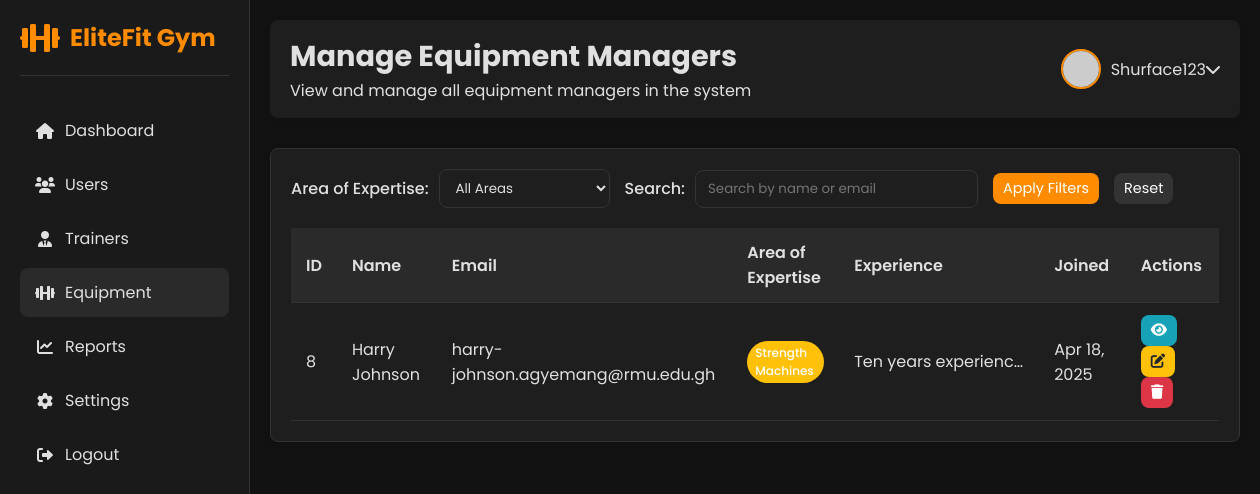
The app's page /Public/admin/equipment-managers.php (signed in) with its own data.
### tables this page shows
CREATE TABLE IF NOT EXISTS `users` (
  `id` int NOT NULL AUTO_INCREMENT,
  `name` varchar(100) NOT NULL,
  `email` varchar(100) NOT NULL,
  `password` varchar(255) NOT NULL,
  `role` enum('Member','Trainer','Admin','EquipmentManager') NOT NULL,
  `experience_level` varchar(50) DEFAULT NULL,
  `fitness_goals` text,
  `preferred_routines` text,
  `created_at` timestamp NULL DEFAULT CURRENT_TIMESTAMP,
  `height` varchar(20) DEFAULT NULL,
  `weight` decimal(5,2) DEFAULT NULL,
  `date_of_birth` date DEFAULT NULL,
  `profile_image` varchar(255) DEFAULT NULL,
  `phone` varchar(20) DEFAULT NULL,
  `locked_until` datetime DEFAULT NULL,
  `failed_attempts` int DEFAULT '0',
  PRIMARY KEY (`id`),
  UNIQUE KEY `email` (`email`),
  KEY `idx_locked_until` (`locked_until`)
);

### Public/admin/equipment-managers.php (the view, shortened to what this page needs)
<?php
$userName = $_SESSION['name'];
$search = isset($_GET['search']) ? $_GET['search'] : '';
$page = isset($_GET['page']) ? (int)$_GET['page'] : 1;
$perPage = 10;
$offset = ($page - 1) * $perPage;
$conn = connectDB();
$query = "SELECT id, name, email, experience_level AS expertise, fitness_goals AS experience, preferred_routines AS certifications, created_at FROM users WHERE role = 'EquipmentManager'";
$params = [];
$limitOffset = " ORDER BY created_at DESC LIMIT " . (int)$perPage . " OFFSET " . (int)$offset;
$query .= $limitOffset;
$stmt = $conn->prepare($query);
$stmt->execute($params);
$managers = $stmt->fetchAll(PDO::FETCH_ASSOC);
$theme = isset($_COOKIE['admin_theme']) ? $_COOKIE['admin_theme'] : 'dark';
?>
<!DOCTYPE html>
<html lang="en" data-theme="<?php echo $theme; ?>">
<head>
    <link rel="stylesheet" href="https://cdnjs.cloudflare.com/ajax/libs/font-awesome/6.0.0-beta3/css/all.min.css">
</head>
<body>
    <div class="dashboard-container">
        <div class="sidebar">
            <div class="sidebar-header">
                <i class="fas fa-dumbbell fa-2x" style="color: var(--orange);"></i>
                <h2>EliteFit Gym</h2>
            </div>
            <ul class="sidebar-menu">
                <li><a href="dashboard.php"><i class="fas fa-home"></i> <span>Dashboard</span></a></li>
                <li><a href="users.php"><i class="fas fa-users"></i> <span>Users</span></a></li>
                <li><a href="trainers.php"><i class="fas fa-user-tie"></i> <span>Trainers</span></a></li>
                <li><a href="equipment-managers.php" class="active"><i class="fas fa-dumbbell"></i> <span>Equipment</span></a></li>
                <li><a href="reports.php"><i class="fas fa-chart-line"></i> <span>Reports</span></a></li>
                <li><a href="admin_settings.php"><i class="fas fa-cog"></i> <span>Settings</span></a></li>
                <li><a href="../logout.php"><i class="fas fa-sign-out-alt"></i> <span>Logout</span></a></li>
            </ul>
        </div>
        <div class="main-content">
            <div class="header">
                <div>
                    <h1>Manage Equipment Managers</h1>
                    <p>View and manage all equipment managers in the system</p>
                </div>
                <div class="user-info">
                    <img src="https://randomuser.me/api/portraits/women/1.jpg" alt="User Avatar">
                    <div class="dropdown">
                        <div class="dropdown-toggle" onclick="toggleDropdown()">
                            <span><?php echo htmlspecialchars($userName); ?></span>
                            <i class="fas fa-chevron-down ml-2"></i>
                        </div>
                    </div>
                </div>
            </div>
            <div class="card">
                <form action="" method="get">
                    <div class="filter-section">
                        <div class="filter-group">
                            <label class="filter-label" for="expertise">Area of Expertise:</label>
                            <select name="expertise" id="expertise" class="filter-select">
                                <option value="">All Areas</option>
                            </select>
                        </div>
                        <div class="filter-group">
                            <label class="filter-label" for="search">Search:</label>
                            <input type="text" name="search" id="search" class="filter-input" placeholder="Search by name or email" value="<?php echo htmlspecialchars($search); ?>">
                        </div>
                        <button type="submit" class="btn btn-sm">Apply Filters</button>
                        <a href="equipment-managers.php" class="btn btn-sm" style="background-color: var(--secondary);">Reset</a>
                    </div>
                </form>
                <div class="table-container">
                    <table class="table">
                        <thead>
                            <tr>
                                <th>ID</th>
                                <th>Name</th>
                                <th>Email</th>
                                <th>Area of Expertise</th>
                                <th>Experience</th>
                                <th>Joined</th>
                                <th>Actions</th>
                            </tr>
                        </thead>
                        <tbody>
                            <?php if (count($managers) > 0): ?>
                                <?php foreach ($managers as $manager): ?>
                                    <tr>
                                        <td><?php echo $manager['id']; ?></td>
                                        <td><?php echo htmlspecialchars($manager['name']); ?></td>
                                        <td><?php echo htmlspecialchars($manager['email']); ?></td>
                                        <td>
                                            <span class="badge badge-warning">
                                                <?php echo htmlspecialchars($manager['expertise'] ?? 'N/A'); ?>
                                            </span>
                                        </td>
                                        <td class="truncate" title="<?php echo htmlspecialchars($manager['experience'] ?? ''); ?>">
                                            <?php echo htmlspecialchars($manager['experience'] ?? 'N/A'); ?>
                                        </td>
                                        <td><?php echo date('M d, Y', strtotime($manager['created_at'])); ?></td>
                                        <td>
                                            <a href="view-equipment-manager.php?id=<?php echo $manager['id']; ?>" class="btn btn-sm btn-info" title="View"><i class="fas fa-eye"></i></a>
                                            <a href="edit-user.php?id=<?php echo $manager['id']; ?>" class="btn btn-sm btn-warning" title="Edit"><i class="fas fa-edit"></i></a>
                                            <a href="javascript:void(0);" onclick="confirmDelete(<?php echo $manager['id']; ?>, '<?php echo htmlspecialchars($manager['name']); ?>')" class="btn btn-sm btn-danger" title="Delete"><i class="fas fa-trash"></i></a>
                                        </td>
                                    </tr>
                                <?php endforeach; ?>
                            <?php else: ?>
                                <tr>
                                    <td colspan="7" style="text-align: center;">No equipment managers found.</td>
                                </tr>
                            <?php endif; ?>
                        </tbody>
                    </table>
                </div>
            </div>
        </div>
    </div>
</body>
</html>

### Public/admin/equipment-managers.php (style rules this page uses)
:root { --primary: #ff4d4d; --secondary: #333; --light: #f8f9fa; --dark: #212529; --success: #28a745; --danger: #dc3545; --warning: #ffc107; --info: #17a2b8; --border-radius: 8px; --orange: #FF8C00; --bg-light: #f5f7fa; --text-light: #333; --card-light: #ffffff; --border-light: #e0e0e0; --sidebar-light: #ffffff; --sidebar-text-light: #333; --sidebar-hover-light: #f0f0f0; --bg-dark: #121212; --text-dark: #e0e0e0; --card-dark: #1e1e1e; --border-dark: #333; --sidebar-dark: #1a1a1a; --sidebar-text-dark: #e0e0e0; --sidebar-hover-dark: #2a2a2a; }
[data-theme="dark"] { --bg-color: var(--bg-dark); --text-color: var(--text-dark); --card-bg: var(--card-dark); --border-color: var(--border-dark); --sidebar-bg: var(--sidebar-dark); --sidebar-text: var(--sidebar-text-dark); --sidebar-hover: var(--sidebar-hover-dark); --header-bg: var(--card-dark); }
* { margin: 0; padding: 0; box-sizing: border-box; font-family: 'Poppins', sans-serif; }
body { background-color: var(--bg-color); color: var(--text-color); transition: all 0.3s ease; }
.dashboard-container { display: flex; min-height: 100vh; }
.sidebar { width: 250px; background-color: var(--sidebar-bg); color: var(--sidebar-text); padding: 20px; position: fixed; height: 100vh; overflow-y: auto; transition: all 0.3s ease; border-right: 1px solid var(--border-color); z-index: 1000; }
.sidebar-header { display: flex; align-items: center; margin-bottom: 30px; padding-bottom: 20px; border-bottom: 1px solid var(--border-color); }
.sidebar-header h2 { font-size: 1.5rem; margin-left: 10px; color: var(--orange); }
.sidebar-menu { list-style: none; }
.sidebar-menu li { margin-bottom: 5px; }
.sidebar-menu a { display: flex; align-items: center; padding: 12px 15px; color: var(--sidebar-text); text-decoration: none; border-radius: var(--border-radius); transition: all 0.3s; }
.sidebar-menu a:hover, .sidebar-menu a.active { background-color: var(--sidebar-hover); }
.sidebar-menu a i { margin-right: 10px; width: 20px; text-align: center; }
.main-content { flex: 1; margin-left: 250px; padding: 20px; transition: all 0.3s ease; }
.header { display: flex; justify-content: space-between; align-items: center; margin-bottom: 30px; background-color: var(--header-bg); padding: 15px 20px; border-radius: var(--border-radius); box-shadow: 0 2px 10px rgba(0, 0, 0, 0.05); transition: all 0.3s ease; }
.header h1 { font-size: 1.8rem; color: var(--text-color); }
.user-info { display: flex; align-items: center; }
.user-info img { width: 40px; height: 40px; border-radius: 50%; margin-right: 10px; object-fit: cover; border: 2px solid var(--orange); }
.user-info .dropdown { position: relative; }
.user-info .dropdown-toggle { cursor: pointer; display: flex; align-items: center; color: var(--text-color); }
.card { background-color: var(--card-bg); border-radius: var(--border-radius); box-shadow: 0 2px 10px rgba(0, 0, 0, 0.05); padding: 20px; transition: all 0.3s ease; border: 1px solid var(--border-color); margin-bottom: 20px; }
.filter-section { display: flex; flex-wrap: wrap; gap: 15px; margin-bottom: 20px; align-items: center; }
.filter-group { display: flex; align-items: center; gap: 10px; }
.filter-label { font-weight: 500; color: var(--text-color); }
.filter-select, .filter-input { padding: 8px 12px; border-radius: var(--border-radius); border: 1px solid var(--border-color); background-color: var(--card-bg); color: var(--text-color); }
.table-container { overflow-x: auto; }
.table { width: 100%; border-collapse: collapse; }
.table th, .table td { padding: 12px 15px; text-align: left; border-bottom: 1px solid var(--border-color); }
.table th { font-weight: 600; color: var(--text-color); background-color: var(--sidebar-hover); }
.badge { display: inline-block; padding: 3px 8px; border-radius: 50px; font-size: 0.75rem; font-weight: 500; color: white; }
.badge-warning { background-color: var(--warning); }
.btn { padding: 8px 15px; background-color: var(--orange); color: white; border: none; border-radius: var(--border-radius); cursor: pointer; transition: all 0.3s; text-decoration: none; display: inline-block; }
.btn-sm { padding: 5px 10px; font-size: 0.9rem; }
.btn-danger { background-color: var(--danger); }
.btn-warning { background-color: var(--warning); color: #212529; }
.btn-info { background-color: var(--info); }
.truncate { max-width: 200px; white-space: nowrap; overflow: hidden; text-overflow: ellipsis; }

### records on screen
users: id "8", name "Harry Johnson", email "harry-johnson.agyemang@rmu.edu.gh", experience_level "Strength Machines", fitness_goals "Ten years experienc…", created_at "Apr 18, 2025"

### other values on screen
$userName "Shurface123"
